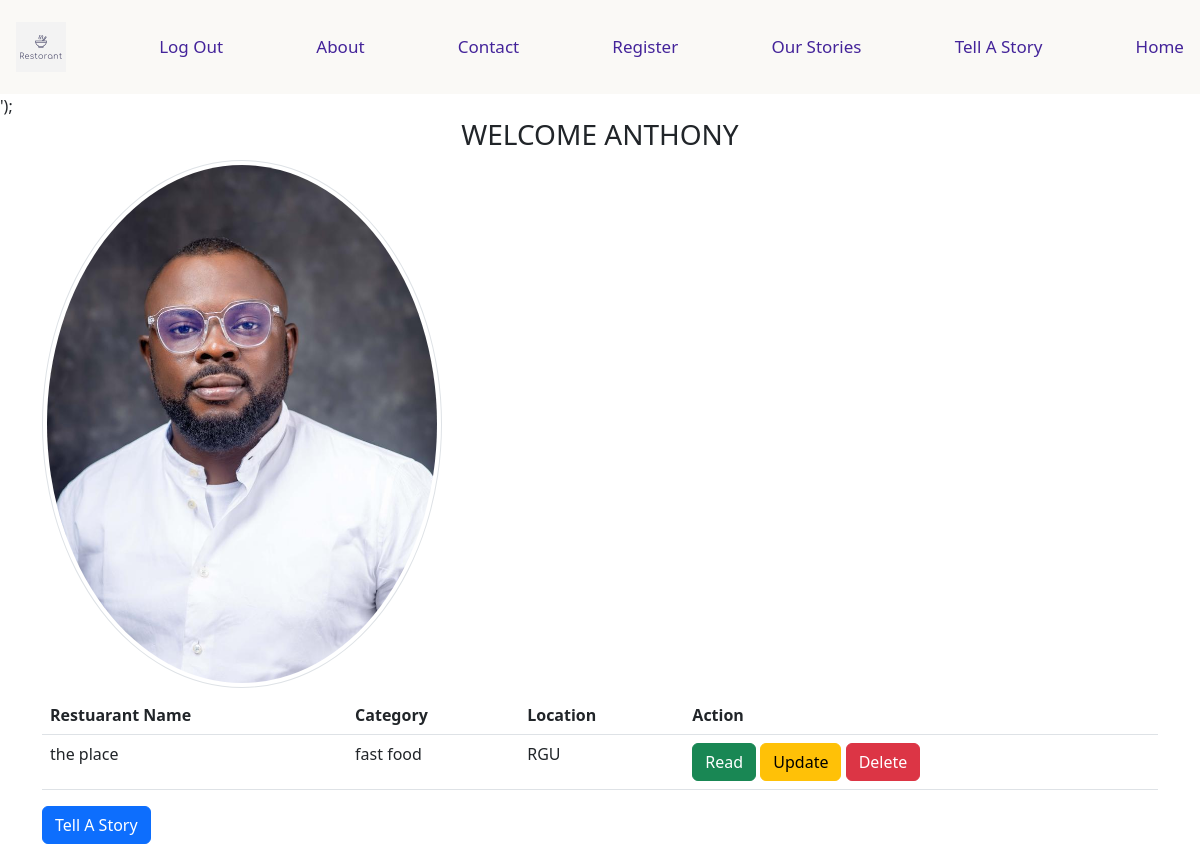
The page /loggedIn.php (signed in) on the database as committed earlier.
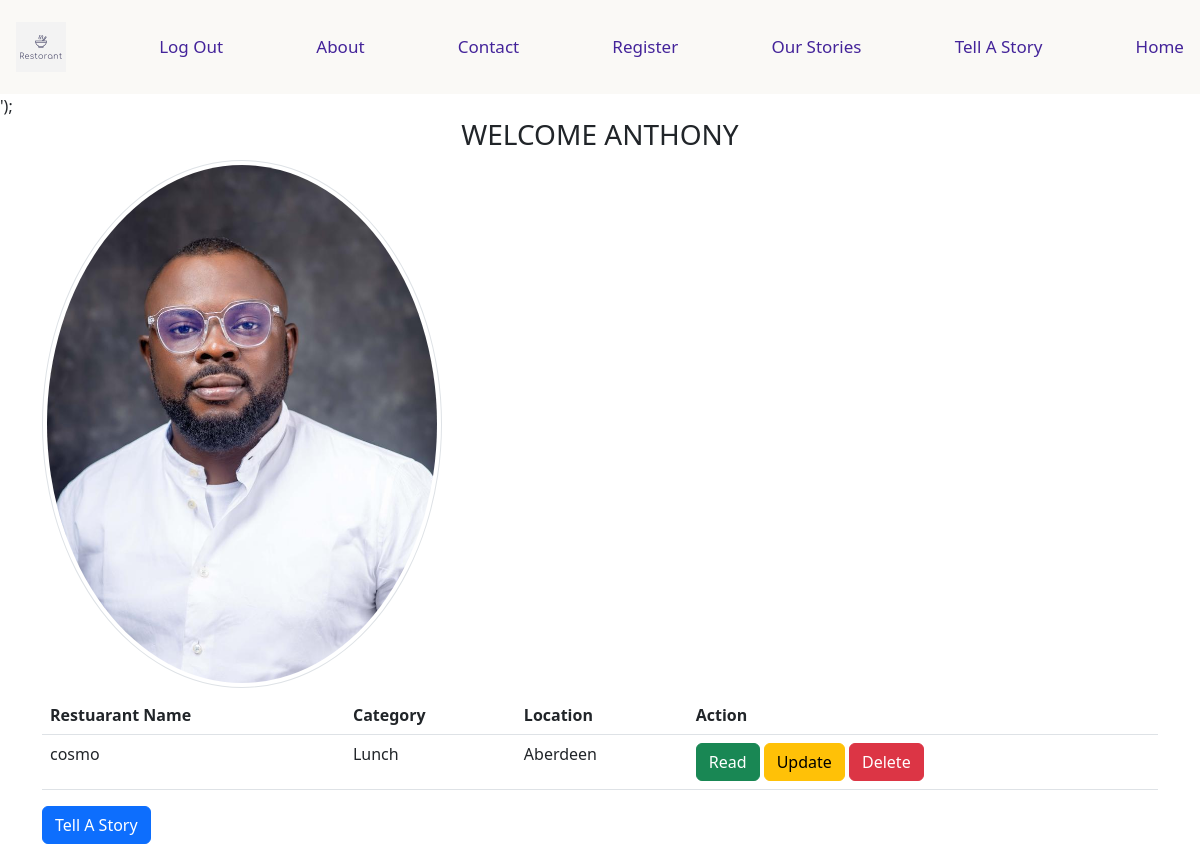
The same page on the database as committed later.
### tables this page shows
CREATE TABLE `allstories` (
  `sid` int(11) NOT NULL,
  `rname` varchar(150) NOT NULL,
  `category` varchar(150) NOT NULL,
  `location` varchar(100) NOT NULL,
  `description` text NOT NULL,
  `images` varchar(100) DEFAULT NULL,
  `id` int(11) NOT NULL
);

### loggedIn.php (the view, shortened to what this page needs)
<?php
readfile('headerLogout.php');
include_once 'assets/sql/connect.php';
$sid = $_SESSION['id'];
$query = "SELECT * FROM allstories where id = $sid";
$statement = $conn->prepare($query);
$statement->execute();
$result = $statement->fetchAll();
?>
<!DOCTYPE html>
<html>
    <head>
        <link rel="stylesheet" href="">
        <link href="https://cdn.jsdelivr.net/npm/bootstrap@5.2.3/dist/css/bootstrap.min.css" rel="stylesheet">
    </head>
    <body>
        <div class="container">
            <div class="col-md-12">
                <h3
                    class="text-center text-uppercase">Welcome <?php
                    if(isset($_SESSION['username'])) echo $_SESSION['username'];
                    ?>
                </h3>
                <img src="assets/images/xl2.jpeg" class="rounded-circle img-thumbnail" width="400" height="345" alt="Cinque Terre">
            </div>
            <div class="table-responsive">
                <table class="table">
                    <thead>
                        <tr>
                            <th>Restuarant Name</th>
                            <th>Category</th>
                            <th>Location</th>
                            <th>Action</th>
                        </tr>
                    </thead>
                    <tbody>
                        <?php
                            if($result){
                                foreach($result as $row){
                                    ?>
                                        <tr>
                                            <td><?= $row['rname']; ?></td>
                                            <td><?= $row['category']; ?></td>
                                            <td><?= $row['location']; ?></td>
                                            <td>
                                                <a href="readstory.php?sid=<?php echo $row['sid']; ?>" class="btn btn-success"  role="button" name="readBTN">Read</a>
                                                <a href="storyedit.php?sid=<?php echo $row['sid']; ?>" class="btn btn-warning"  role="button" name="updateeBTN">Update</a>
                                                <a href="delete.php?sid=<?php echo $row['sid']; ?>" class="btn btn-danger"  role="button" name="deleteBTN">Delete</a>
                                            </td>
                                        </tr>
                                    <?php
                                }
                            }
                            else{
                                ?>
                                    <tr>
                                        <td colspan="3">No Record Found</td>
                                    </tr>
                                <?php
                            }
                        ?>
                    </tbody>
                </table>
                <a class="btn btn-primary" href="story.php" role="button">Tell A Story</a>
            </div>
        </div>
    </body>
</html>

### assets/css/header.css (style rules this page uses)
.navBar { background-color: #FAF9F6; overflow: hidden; }
.navBar a { color: rgb(68, 36, 154); float: left; text-align: center; padding: 14px 16px; text-decoration: none; font-size: 17px; }

Rows that differ between the two databases and show on the page:
removed allstories: rname "the place", category "fast food", location "RGU"
added allstories: rname "cosmo", category "Lunch", location "Aberdeen"
